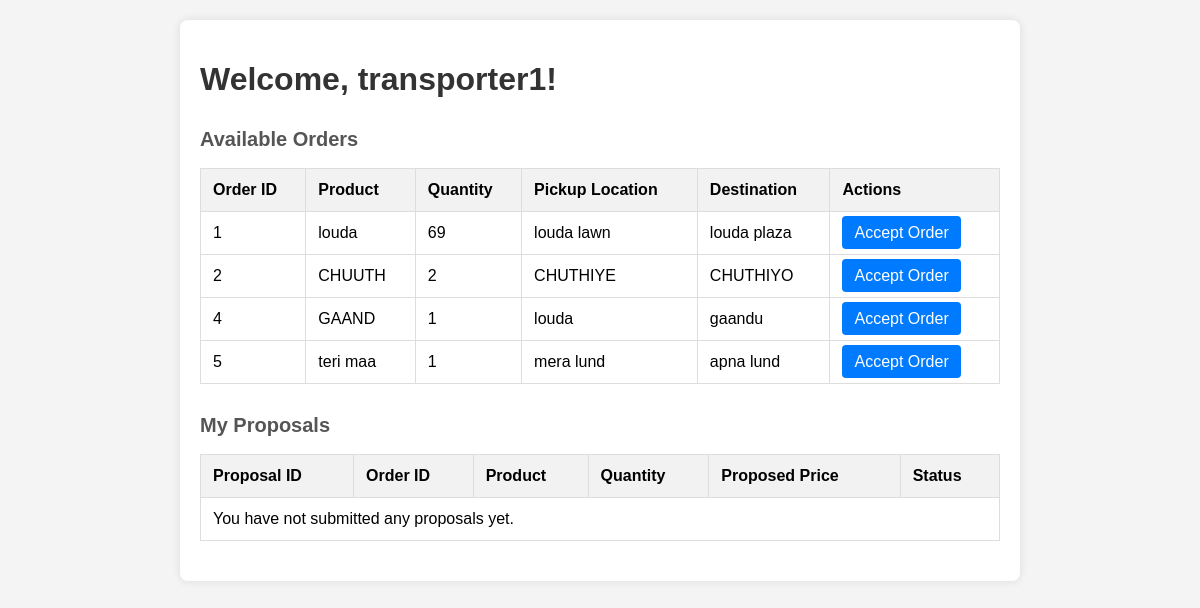
/transporters/dashboard/ (signed in), run on an earlier commit of the app's database.
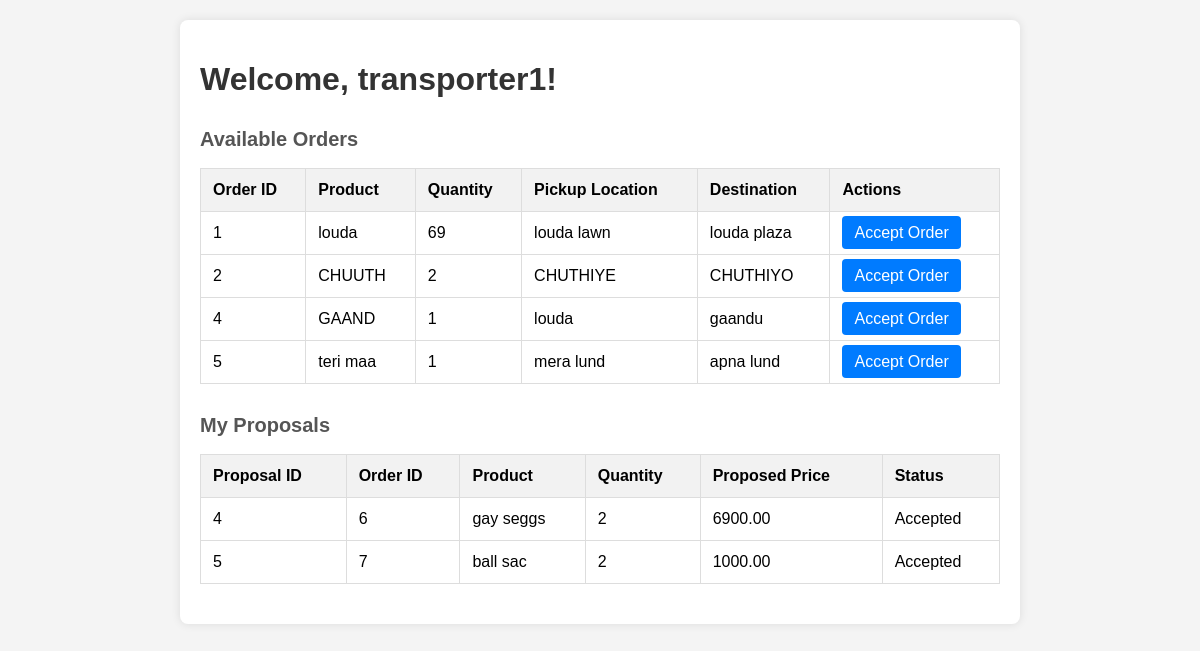
And on a later commit of the database.
### vendors/models.py (models this page shows, shortened)
class TransportOrder(models.Model):
    vendor = models.ForeignKey(User, on_delete=models.CASCADE, related_name='orders')
    product = models.CharField(max_length=255)
    quantity = models.PositiveIntegerField()
    pickup_location = models.CharField(max_length=255)
    destination = models.CharField(max_length=255)
    transporter = models.ForeignKey(User, on_delete=models.SET_NULL, null=True, related_name='accepted_orders', blank=True)
    quoted_price = models.DecimalField(max_digits=10, decimal_places=2, null=True, blank=True)
    status = models.CharField(max_length=50, choices=[('PENDING', 'Pending'), ('ACCEPTED', 'Accepted'), ('DECLINED', 'Declined')], default='PENDING')

class TransportProposal(models.Model):
    order = models.ForeignKey(TransportOrder, on_delete=models.CASCADE, related_name='proposals')
    transporter = models.ForeignKey(User, on_delete=models.CASCADE)
    price = models.DecimalField(max_digits=10, decimal_places=2)
    status = models.CharField(max_length=20, default='Pending')  # Can be 'Pending', 'Accepted', etc.

### transporters/views.py (the view)
# urls.py: path('dashboard/', transporter_dashboard, name='transporter_dashboard'),
@login_required
def transporter_dashboard(request):
    available_orders = TransportOrder.objects.exclude(proposals__transporter=request.user)
    my_proposals = TransportProposal.objects.filter(transporter=request.user)
    return render(request, 'transporter_dashboard.html', {
        'available_orders': available_orders,
        'my_proposals': my_proposals
    })

### templates/transporter_dashboard.html (shortened to what this page needs)
<!DOCTYPE html>
<html lang="en">
<head>
</head>
<body>
<div class="container">
    <h1>Welcome, {{ user.username }}!</h1>
    <div>
        <h2 class="section-title">Available Orders</h2>
        <table>
            <thead>
                <tr>
                    <th>Order ID</th>
                    <th>Product</th>
                    <th>Quantity</th>
                    <th>Pickup Location</th>
                    <th>Destination</th>
                    <th>Actions</th>
                </tr>
            </thead>
            <tbody>
                {% for order in available_orders %}
                <tr>
                    <td>{{ order.id }}</td>
                    <td>{{ order.product }}</td>
                    <td>{{ order.quantity }}</td>
                    <td>{{ order.pickup_location }}</td>
                    <td>{{ order.destination }}</td>
                    <td>
                        <a href="{% url 'accept_order' order.id %}" class="btn">Accept Order</a>
                    </td>
                </tr>
                {% empty %}
                <tr>
                    <td colspan="6">No available orders at the moment.</td>
                </tr>
                {% endfor %}
            </tbody>
        </table>
    </div>
    <div>
        <h2 class="section-title">My Proposals</h2>
        <table>
            <thead>
                <tr>
                    <th>Proposal ID</th>
                    <th>Order ID</th>
                    <th>Product</th>
                    <th>Quantity</th>
                    <th>Proposed Price</th>
                    <th>Status</th>
                </tr>
            </thead>
            <tbody>
                {% for proposal in my_proposals %}
                <tr>
                    <td>{{ proposal.id }}</td>
                    <td>{{ proposal.order.id }}</td>
                    <td>{{ proposal.order.product }}</td>
                    <td>{{ proposal.order.quantity }}</td>
                    <td>{{ proposal.price }}</td>
                    <td>{{ proposal.status }}</td>
                </tr>
                {% empty %}
                <tr>
                    <td colspan="6">You have not submitted any proposals yet.</td>
                </tr>
                {% endfor %}
            </tbody>
        </table>
    </div>
</div>
</body>
</html>

### templates/transporter_dashboard.html (style rules this page uses)
body { font-family: Arial, sans-serif; background-color: #f4f4f4; margin: 0; padding: 20px; }
.container { max-width: 800px; margin: 0 auto; background-color: white; padding: 20px; border-radius: 8px; box-shadow: 0 0 10px rgba(0, 0, 0, 0.1); }
h1 { color: #333; }
table { width: 100%; border-collapse: collapse; margin-bottom: 20px; }
th, td { padding: 12px; border: 1px solid #ddd; text-align: left; }
th { background-color: #f2f2f2; }
.btn { padding: 8px 12px; background-color: #007bff; color: white; text-decoration: none; border-radius: 4px; }
.section-title { margin-top: 30px; font-size: 20px; color: #555; }

What changed in the data, as far as the page shows it:
added TransportProposal: id "4", order.id "6", order.product "gay seggs", order.quantity "2", price "6900.00", status "Accepted"
added TransportProposal: id "5", order.id "7", order.product "ball sac", order.quantity "2", price "1000.00", status "Accepted"
Also different on the page:
text no longer shown: "You have not submitted any proposals yet."
